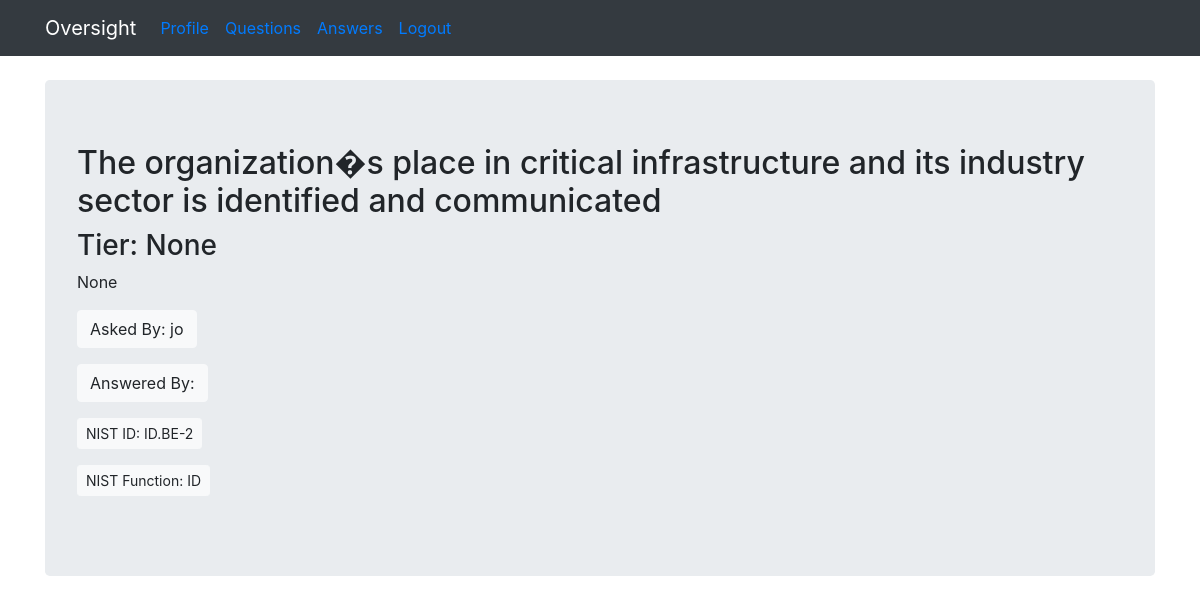
The page /question/8 (signed in) on the database its author committed.
### flaskqa/models.py (models this page shows, shortened)
class Question(db.Model):
    id = db.Column(db.Integer, primary_key=True)
    question = db.Column(db.Integer)
    answer = db.Column(db.Integer)
    asked_by_id = db.Column(db.Integer, db.ForeignKey('user.id'))
    expert_id = db.Column(db.Integer, db.ForeignKey('user.id'))
    nist_id = db.Column(db.String)
    nist_function = db.Column(db.String)
    nist_subcategory = db.Column(db.String)
    justification = db.Column(db.Text)

class User(UserMixin, db.Model):
    id = db.Column(db.Integer, primary_key=True)
    name = db.Column(db.String(50))
    password = db.Column(db.String(100))
    expert = db.Column(db.Boolean)
    admin = db.Column(db.Boolean)
    questions_asked = db.relationship(
        'Question',
        foreign_keys='Question.asked_by_id',
        backref='asker',
        lazy=True
    )
    answers_requested = db.relationship(
        'Question',
        foreign_keys='Question.expert_id',
        backref='expert',
        lazy=True
    )
    @property
    def unhashed_password(self):
        raise AttributeError('Cannot view unhashed password!')

### flaskqa/routes/main.py (the view)
@main.route('/question/<int:question_id>', methods=['GET', 'POST'])
@login_required
def question(question_id):
    if not current_user.expert:
        return redirect(url_for('main.index'))
    question = Question.query.get_or_404(question_id)
    if request.method == 'POST':
        question.answer = request.form['answer']
        db.session.commit()
        return redirect(url_for('main.unanswered'))
    context = {
        'question' : question
    }
    return render_template('question.html', **context)

### flaskqa/__init__.py (called while the page is built)
def create_app(config_file='settings.py'):
    app = Flask(__name__)
    app.config.from_pyfile(config_file)
    app.secret_key = b'\x10\x06@.\xcb\xac\xdb\xa7\xe8\x8d\xedi\x80O\ta.\xcc\x8a\x03&\x10C&'
    db.init_app(app)
    login_manager.init_app(app)
    login_manager.login_view = 'auth.login'
    @login_manager.user_loader
    def user_loader(user_id):
        return User.query.get(user_id)
    app.register_blueprint(main)
    app.register_blueprint(auth)
    app.cli.add_command(create_tables)
    return app

### flaskqa/templates/question.html (shortened to what this page needs)
{% extends 'base.html' %}
{% block content %}
<div class="jumbotron">
        <h2>{{ question.question }}</h2>
        <h3>Tier: {{ question.answer }}</h3>
        <p>{{ question.justification }}</p>
        <p><a class="btn btn-light btn-md">Asked By: {{ question.asker.name }}</a></p>
        <p><a class="btn btn-light btn-md">Answered By: {{ question.expert.name }}</a></p>
        <p><a class="btn btn-light btn-sm">NIST ID: {{ question.nist_id }}</a></p>
        <p><a class="btn btn-light btn-sm">NIST Function: {{ question.nist_function }}</a></p>
      </div>
{% endblock %}

### rows shown on the page
Question: question "The organization�s place in critical infrastructure and its industry sector is identified and communicated", answer "None", justification "None", nist_id "ID.BE-2", nist_function "ID"
User: asker.name "jo"
